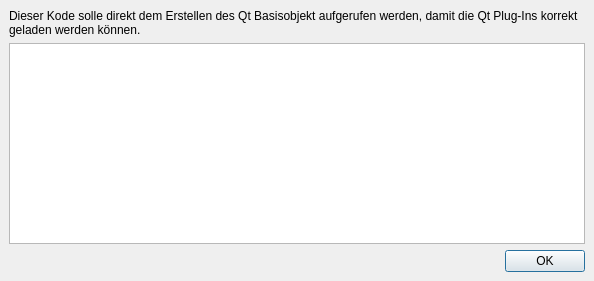
<ui version="4.0" >
 <author>Frank Büttner</author>
 <class>dlgVorspannBasis</class>
 <widget class="QDialog" name="dlgVorspannBasis" >
  <property name="geometry" >
   <rect>
    <x>0</x>
    <y>0</y>
    <width>594</width>
    <height>281</height>
   </rect>
  </property>
  <property name="windowTitle" >
   <string>Vorspann für Qt Programme</string>
  </property>
  <layout class="QVBoxLayout" >
   <property name="margin" >
    <number>9</number>
   </property>
   <property name="spacing" >
    <number>6</number>
   </property>
   <item>
    <widget class="QLabel" name="label" >
     <property name="text" >
      <string>Dieser Kode solle direkt dem Erstellen des Qt Basisobjekt aufgerufen werden, damit die Qt Plug-Ins korrekt geladen werden können.</string>
     </property>
     <property name="wordWrap" >
      <bool>true</bool>
     </property>
    </widget>
   </item>
   <item>
    <widget class="QTextEdit" name="txtVorspann" >
     <property name="readOnly" >
      <bool>true</bool>
     </property>
     <property name="tabStopWidth" >
      <number>20</number>
     </property>
     <property name="textInteractionFlags" >
      <enum>Qt::TextSelectableByMouse</enum>
     </property>
    </widget>
   </item>
   <item>
    <widget class="QDialogButtonBox" name="buttonBox" >
     <property name="orientation" >
      <enum>Qt::Horizontal</enum>
     </property>
     <property name="standardButtons" >
      <set>QDialogButtonBox::Ok</set>
     </property>
    </widget>
   </item>
  </layout>
 </widget>
 <resources/>
 <connections>
  <connection>
   <sender>buttonBox</sender>
   <signal>accepted()</signal>
   <receiver>dlgVorspannBasis</receiver>
   <slot>accept()</slot>
   <hints>
    <hint type="sourcelabel" >
     <x>181</x>
     <y>221</y>
    </hint>
    <hint type="destinationlabel" >
     <x>203</x>
     <y>163</y>
    </hint>
   </hints>
  </connection>
 </connections>
</ui>
